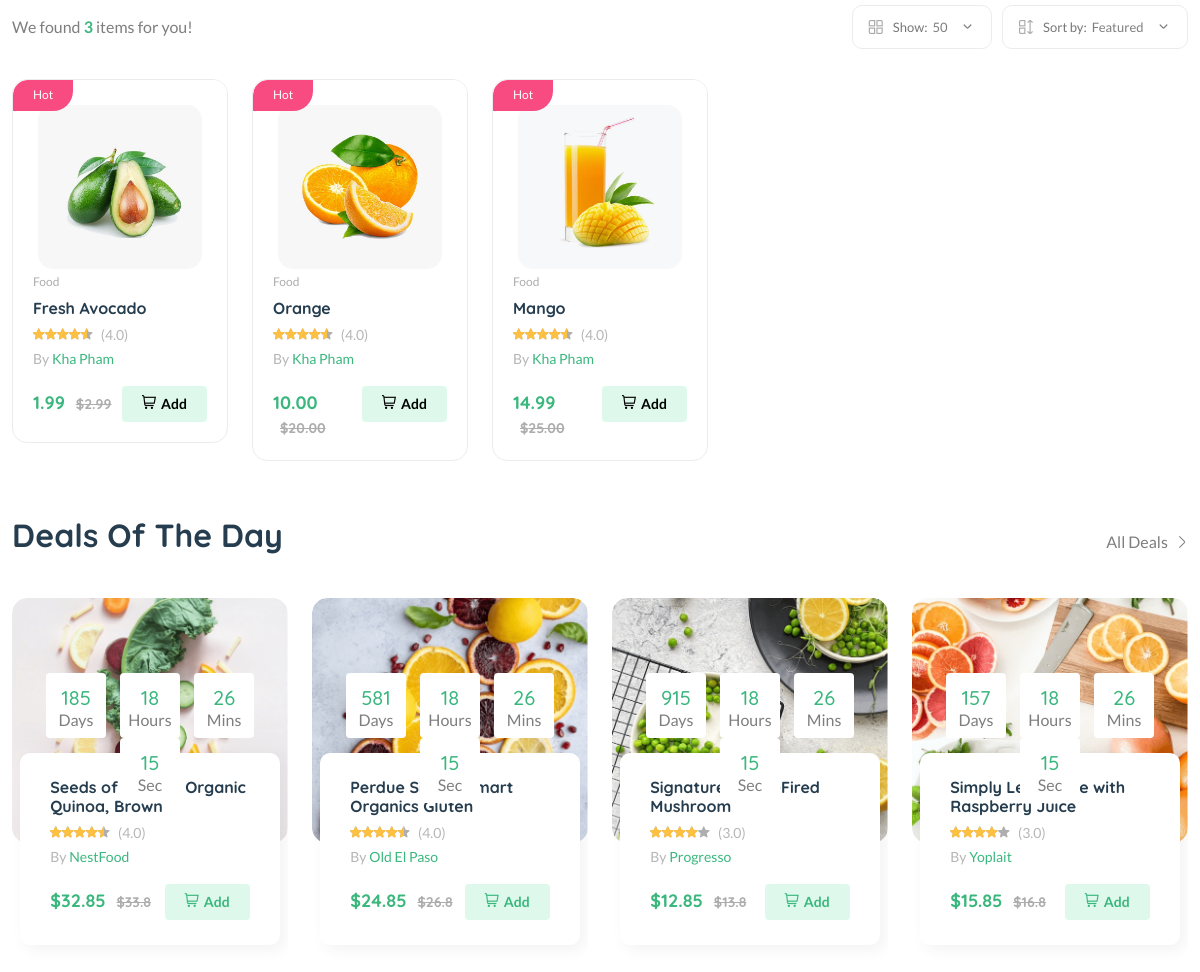
Before: /categories/catWUSm7ozfZy (middle part) with the older database file.
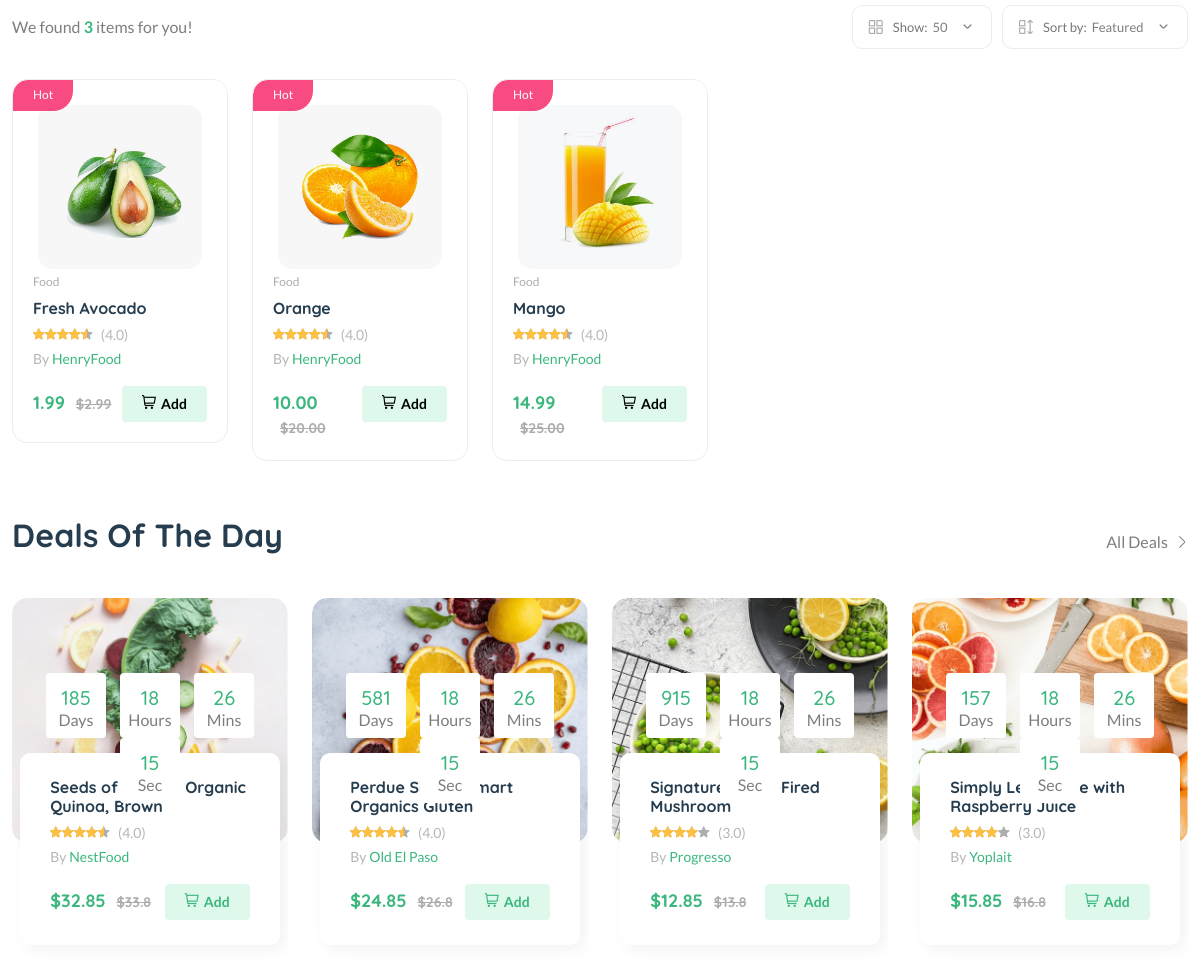
After: the same page with the newer database file.
### core/models.py (models this page shows, shortened)
class Product(models.Model):
    pid = ShortUUIDField(unique=True, length=10, prefix="prd")
    title = models.CharField(max_length=255, default="New product")
    image = models.ImageField(upload_to=user_directory_path, default="product.jpg")
    description = CKEditor5Field(null=True, blank=True, default="This is the new product", config_name="extends")
    user = models.ForeignKey(User, on_delete=models.SET_NULL, null=True)
    category = models.ForeignKey(Category, on_delete=models.SET_NULL, null=True, related_name="products")
    vendor = models.ForeignKey(Vendor, on_delete=models.SET_NULL, null=True, related_name="products")
    price = models.DecimalField(max_digits=6, decimal_places=2, default="1.99")
    old_price = models.DecimalField(max_digits=6, decimal_places=2, default="2.99")
    specifications = CKEditor5Field(null=True, blank=True, config_name="extends")
    type = models.CharField(max_length=255, default="Organic", null=True, blank=True)
    stock = models.IntegerField(default=10, null=True, blank=True)
    life = models.CharField(max_length=100, default="100 Days", null=True, blank=True)
    mfg = models.DateTimeField(auto_now_add=False, null=True, blank=True)
    tags = TaggableManager(blank=True)
    product_status = models.CharField(choices=STATUSES, max_length=10, default="in_review")
    status = models.BooleanField(default=True)
    in_stock = models.BooleanField(default=True)
    featured = models.BooleanField(default=False)
    digital =  models.BooleanField(default=False)
    sku = ShortUUIDField(unique=True, length=4, max_length=10, prefix="sku", alphabet="1234567890")
    date = models.DateTimeField(auto_now_add=True)
    updated = models.DateTimeField(null=True, blank=True)
    class Meta:
        verbose_name_plural = "Products"

class Vendor(models.Model):
    vid = ShortUUIDField(unique=True, length=10, prefix="ven")
    title = models.CharField(max_length=255, default="New vendor")
    image = models.ImageField(upload_to=user_directory_path, default="vendor.jpg")
    cover_image = models.ImageField(upload_to=user_directory_path, default="vendor.jpg")
    description = CKEditor5Field(null=True, blank=True, default="This is the new vendor", config_name="extends")
    address = models.CharField(max_length=255, default="123 Main Street.")
    contact = models.CharField(max_length=255, default="+123 (456) 789")
    chat_response_time = models.CharField(max_length=100, default="100")
    shipping_on_time = models.CharField(max_length=100, default="100")
    authentic_rating = models.CharField(max_length=100, default="100")
    days_return = models.CharField(max_length=100, default="100")
    warranty_period = models.CharField(max_length=100, default="100")
    user = models.ForeignKey(User, on_delete=models.CASCADE)
    date = models.DateTimeField(auto_now_add=True, null=True, blank=True)
    class Meta:
        verbose_name_plural = "Vendors"
    def __str__(self):
        return self.title

class Category(models.Model):
    cid = ShortUUIDField(unique=True, length=10, prefix="cat")
    title = models.CharField(max_length=255, default="Food")
    image = models.ImageField(upload_to="category", default="category.jpg")
    class Meta:
        verbose_name_plural = "Categories"
    def __str__(self):
        return self.title

### core/views.py (the view)
# urls.py: path("categories/<str:cid>", views.product_list_view_with_category, name="product-list-with-category"),
def product_list_view_with_category(request, cid):
    try:
        category = Category.objects.get(cid=cid)
        products = Product.objects.filter(product_status="published", category=category)
        return render(request, "core/category-product-list.html", {
            "category": category,
            "products": products,
        })
    except Category.DoesNotExist:
        raise Http404("Category not found.")

### core/context_processors.py (called while the page is built)
def default(request):
    categories = Category.objects.all()
    vendors = Vendor.objects.all()
    min_max_price = Product.objects.aggregate(Min("price"), Max("price"))
    user_wishlist = []
    if request.user.is_authenticated:
        user_wishlist = [item.product.pid for item in WishList.objects.filter(user=request.user)]
    try:
        address = Address.objects.get(user=request.user)
    except:
        address = None
    return {
        'categories': categories,
        'vendors': vendors,
        'address': address,
        'min_max_price': min_max_price,
        'user_wishlist': user_wishlist,
    }

### templates/core/category-product-list.html (shortened to what the changed rows need)
{% extends 'partials/base.html'%}
{% load static %}
{% block content %}
    <main class="main">
        <div class="container mb-30">
            <div class="row">
                <div class="col-12">
                    <div class="row product-grid">
                        {% for product in products %}
                        <div class="col-lg-1-5 col-md-4 col-12 col-sm-6">
                            <div class="product-cart-wrap mb-30">
                                <div class="product-img-action-wrap">
                                    <div class="product-img product-img-zoom">
                                        <a href="{% url 'core:product-detail' product.pid %}">
                                            <img class="default-img" src="{{product.image.url}}" alt="" />
                                        </a>
                                    </div>
                                    <div class="product-badges product-badges-position product-badges-mrg">
                                        <span class="hot">Hot</span>
                                    </div>
                                </div>
                                <div class="product-content-wrap">
                                    <div class="product-category">
                                        <a href="{% url 'core:product-list-with-category' product.category.cid %}">{{product.category}}</a>
                                    </div>
                                    <h2><a href="{% url 'core:product-detail' product.pid %}">{{product.title}}</a></h2>
                                    <div class="product-rate-cover">
                                        <div class="product-rate d-inline-block">
                                            <div class="product-rating" style="width: 90%"></div>
                                        </div>
                                        <span class="font-small ml-5 text-muted"> (4.0)</span>
                                    </div>
                                    <div>
                                        <span class="font-small text-muted">By <a href="{% url 'core:vendor-detail' product.vendor.vid %}">{{product.vendor}}</a></span>
                                    </div>
                                    <div class="product-card-bottom">
                                        <div class="product-price">
                                            <span class="current-product-price-{{product.pid}}">{{product.price}}</span>
                                            <span class="old-price">${{product.old_price}}</span>
                                        </div>
                                        <div class="add-cart">
                                            <button class="add add-to-cart-button" data-index="{{product.pid}}" style="border: none"><i class="fi-rs-shopping-cart mr-5"></i>Add</button>
                                        </div>
                                    </div>
                                </div>
                            </div>
                        </div>
                        {% endfor %}
                    </div>
                    <section class="section-padding pb-5">
                        <div class="row">
                            <div class="col-xl-3 col-lg-4 col-md-6">
                                <div class="product-cart-wrap style-2">
                                    <div class="product-content-wrap">
                                        <div class="deals-content">
                                            <h2><a href="shop-product-right.html">Seeds of Change Organic Quinoa, Brown</a></h2>
                                        </div>
                                    </div>
                                </div>
                            </div>
                            <div class="col-xl-3 col-lg-4 col-md-6">
                                <div class="product-cart-wrap style-2">
                                    <div class="product-content-wrap">
                                        <div class="deals-content">
                                            <h2><a href="shop-product-right.html">Perdue Simply Smart Organics Gluten</a></h2>
                                        </div>
                                    </div>
                                </div>
                            </div>
                            <div class="col-xl-3 col-lg-4 col-md-6 d-none d-lg-block">
                                <div class="product-cart-wrap style-2">
                                    <div class="product-content-wrap">
                                        <div class="deals-content">
                                            <h2><a href="shop-product-right.html">Signature Wood-Fired Mushroom</a></h2>
                                        </div>
                                    </div>
                                </div>
                            </div>
                            <div class="col-xl-3 col-lg-4 col-md-6 d-none d-xl-block">
                                <div class="product-cart-wrap style-2">
                                    <div class="product-content-wrap">
                                        <div class="deals-content">
                                            <h2><a href="shop-product-right.html">Simply Lemonade with Raspberry Juice</a></h2>
                                        </div>
                                    </div>
                                </div>
                            </div>
                        </div>
                    </section>
                </div>
            </div>
        </div>
    </main>
 {% endblock content %}

Changed rows visible on the page:
changed through a linked row, Product "Fresh Avocado": vendor "Kha Pham" → "HenryFood"
changed through a linked row, Product "Orange": vendor "Kha Pham" → "HenryFood"
changed through a linked row, Product "Mango": vendor "Kha Pham" → "HenryFood"
